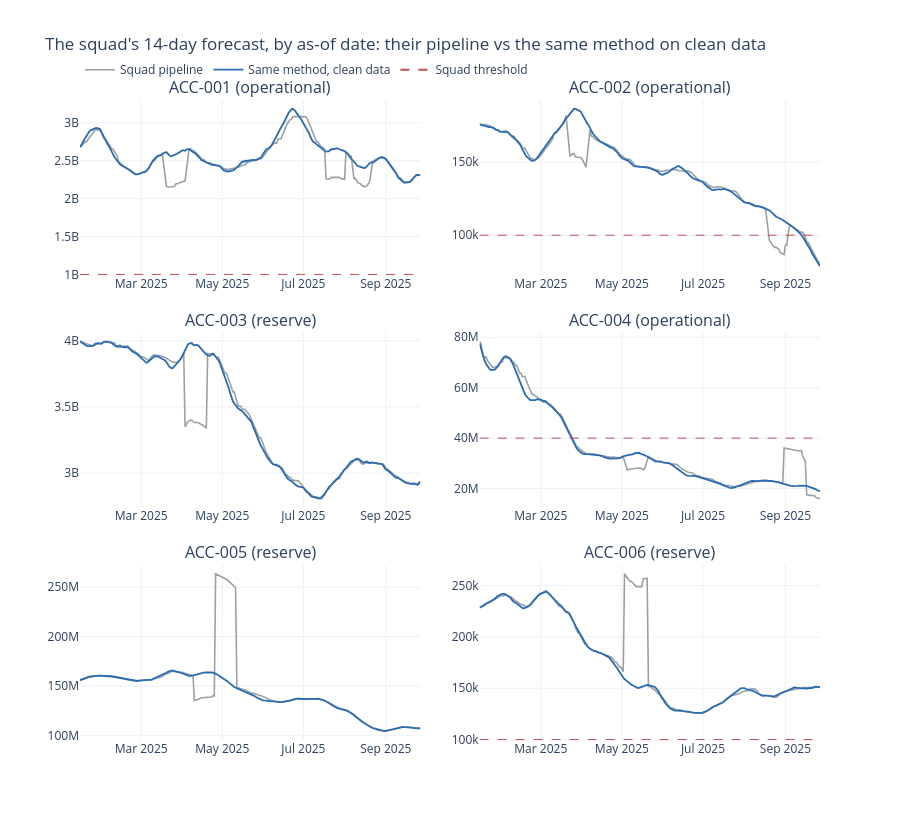

The code cell stored with this chart in its notebook:
### Code cell
accs = sorted(clean["account_id"].unique())
fig = make_subplots(rows=3, cols=2, vertical_spacing=0.09, horizontal_spacing=0.08,
                    subplot_titles=[f"{a} ({acc_type[a]})" for a in accs])
for i, acc in enumerate(accs):
    r, c = i // 2 + 1, i % 2 + 1
    g = fc[fc["account_id"] == acc]
    fig.add_trace(go.Scatter(x=g["asof"], y=g["squad_forecast"], mode="lines", line=dict(color="#9AA0A6", width=1.6),
                             name="Squad pipeline", showlegend=i == 0, legendgroup="s"), row=r, col=c)
    fig.add_trace(go.Scatter(x=g["asof"], y=g["clean_forecast"], mode="lines", line=dict(color="#2B6CB0", width=1.8),
                             name="Same method, clean data", showlegend=False), row=r, col=c)
    if acc in SQUAD_THRESHOLD:
        fig.add_hline(y=SQUAD_THRESHOLD[acc], line=dict(color="#C44E52", dash="dash", width=1), row=r, col=c)
fig.add_trace(go.Scatter(x=[None], y=[None], mode="lines", line=dict(color="#2B6CB0", width=1.8), name="Same method, clean data"))
fig.add_trace(go.Scatter(x=[None], y=[None], mode="lines", line=dict(color="#C44E52", dash="dash"), name="Squad threshold"))
fig.update_layout(height=820, template="plotly_white", hovermode="x unified", legend=dict(orientation="h", y=1.07, x=0),
                  title="The squad's 14-day forecast, by as-of date: their pipeline vs the same method on clean data")
fig.show()

### Figure 1 — Plotly figure (JSON) as saved in the notebook; plotly's stock layout.template omitted (floating-point values rounded to 4 significant figures; data arrays with more than 128 entries replaced by an {"elided": "..."} marker saying what was removed)
{"data": [{"legendgroup": "s", "line": {"color": "#9AA0A6", "width": 1.6}, "mode": "lines", "name": "Squad pipeline", "showlegend": true, "type": "scatter", "x": {"elided": "257 str values"}, "xaxis": "x", "y": {"elided": "257 float values"}, "yaxis": "y"}, {"line": {"color": "#2B6CB0", "width": 1.8}, "mode": "lines", "name": "Same method, clean data", "showlegend": false, "type": "scatter", "x": {"elided": "257 str values"}, "xaxis": "x", "y": {"elided": "257 float values"}, "yaxis": "y"}, {"legendgroup": "s", "line": {"color": "#9AA0A6", "width": 1.6}, "mode": "lines", "name": "Squad pipeline", "showlegend": false, "type": "scatter", "x": {"elided": "257 str values"}, "xaxis": "x2", "y": {"elided": "257 float values"}, "yaxis": "y2"}, {"line": {"color": "#2B6CB0", "width": 1.8}, "mode": "lines", "name": "Same method, clean data", "showlegend": false, "type": "scatter", "x": {"elided": "257 str values"}, "xaxis": "x2", "y": {"elided": "257 float values"}, "yaxis": "y2"}, {"legendgroup": "s", "line": {"color": "#9AA0A6", "width": 1.6}, "mode": "lines", "name": "Squad pipeline", "showlegend": false, "type": "scatter", "x": {"elided": "257 str values"}, "xaxis": "x3", "y": {"elided": "257 float values"}, "yaxis": "y3"}, {"line": {"color": "#2B6CB0", "width": 1.8}, "mode": "lines", "name": "Same method, clean data", "showlegend": false, "type": "scatter", "x": {"elided": "257 str values"}, "xaxis": "x3", "y": {"elided": "257 float values"}, "yaxis": "y3"}, {"legendgroup": "s", "line": {"color": "#9AA0A6", "width": 1.6}, "mode": "lines", "name": "Squad pipeline", "showlegend": false, "type": "scatter", "x": {"elided": "257 str values"}, "xaxis": "x4", "y": {"elided": "257 float values"}, "yaxis": "y4"}, {"line": {"color": "#2B6CB0", "width": 1.8}, "mode": "lines", "name": "Same method, clean data", "showlegend": false, "type": "scatter", "x": {"elided": "257 str values"}, "xaxis": "x4", "y": {"elided": "257 float values"}, "yaxis": "y4"}, {"legendgroup": "s", "line": {"color": "#9AA0A6", "width": 1.6}, "mode": "lines", "name": "Squad pipeline", "showlegend": false, "type": "scatter", "x": {"elided": "257 str values"}, "xaxis": "x5", "y": {"elided": "257 float values"}, "yaxis": "y5"}, {"line": {"color": "#2B6CB0", "width": 1.8}, "mode": "lines", "name": "Same method, clean data", "showlegend": false, "type": "scatter", "x": {"elided": "257 str values"}, "xaxis": "x5", "y": {"elided": "257 float values"}, "yaxis": "y5"}, {"legendgroup": "s", "line": {"color": "#9AA0A6", "width": 1.6}, "mode": "lines", "name": "Squad pipeline", "showlegend": false, "type": "scatter", "x": {"elided": "257 str values"}, "xaxis": "x6", "y": {"elided": "257 float values"}, "yaxis": "y6"}, {"line": {"color": "#2B6CB0", "width": 1.8}, "mode": "lines", "name": "Same method, clean data", "showlegend": false, "type": "scatter", "x": {"elided": "257 str values"}, "xaxis": "x6", "y": {"elided": "257 float values"}, "yaxis": "y6"}, {"line": {"color": "#2B6CB0", "width": 1.8}, "mode": "lines", "name": "Same method, clean data", "type": "scatter", "x": [null], "y": [null]}, {"line": {"color": "#C44E52", "dash": "dash"}, "mode": "lines", "name": "Squad threshold", "type": "scatter", "x": [null], "y": [null]}], "layout": {"annotations": [{"font": {"size": 16}, "showarrow": false, "text": "ACC-001 (operational)", "x": 0.23, "xanchor": "center", "xref": "paper", "y": 1.0, "yanchor": "bottom", "yref": "paper"}, {"font": {"size": 16}, "showarrow": false, "text": "ACC-002 (operational)", "x": 0.77, "xanchor": "center", "xref": "paper", "y": 1.0, "yanchor": "bottom", "yref": "paper"}, {"font": {"size": 16}, "showarrow": false, "text": "ACC-003 (reserve)", "x": 0.23, "xanchor": "center", "xref": "paper", "y": 0.6367, "yanchor": "bottom", "yref": "paper"}, {"font": {"size": 16}, "showarrow": false, "text": "ACC-004 (operational)", "x": 0.77, "xanchor": "center", "xref": "paper", "y": 0.6367, "yanchor": "bottom", "yref": "paper"}, {"font": {"size": 16}, "showarrow": false, "text": "ACC-005 (reserve)", "x": 0.23, "xanchor": "center", "xref": "paper", "y": 0.2733, "yanchor": "bottom", "yref": "paper"}, {"font": {"size": 16}, "showarrow": false, "text": "ACC-006 (reserve)", "x": 0.77, "xanchor": "center", "xref": "paper", "y": 0.2733, "yanchor": "bottom", "yref": "paper"}], "height": 820, "hovermode": "x unified", "legend": {"orientation": "h", "x": 0, "y": 1.07}, "shapes": [{"line": {"color": "#C44E52", "dash": "dash", "width": 1}, "type": "line", "x0": 0, "x1": 1, "xref": "x domain", "y0": 1000000000, "y1": 1000000000, "yref": "y"}, {"line": {"color": "#C44E52", "dash": "dash", "width": 1}, "type": "line", "x0": 0, "x1": 1, "xref": "x2 domain", "y0": 100000, "y1": 100000, "yref": "y2"}, {"line": {"color": "#C44E52", "dash": "dash", "width": 1}, "type": "line", "x0": 0, "x1": 1, "xref": "x4 domain", "y0": 40000000, "y1": 40000000, "yref": "y4"}, {"line": {"color": "#C44E52", "dash": "dash", "width": 1}, "type": "line", "x0": 0, "x1": 1, "xref": "x6 domain", "y0": 100000, "y1": 100000, "yref": "y6"}], "title": {"text": "The squad's 14-day forecast, by as-of date: their pipeline vs the same method on clean data"}, "xaxis": {"anchor": "y", "domain": [0.0, 0.46]}, "xaxis2": {"anchor": "y2", "domain": [0.54, 1.0]}, "xaxis3": {"anchor": "y3", "domain": [0.0, 0.46]}, "xaxis4": {"anchor": "y4", "domain": [0.54, 1.0]}, "xaxis5": {"anchor": "y5", "domain": [0.0, 0.46]}, "xaxis6": {"anchor": "y6", "domain": [0.54, 1.0]}, "yaxis": {"anchor": "x", "domain": [0.7267, 1.0]}, "yaxis2": {"anchor": "x2", "domain": [0.7267, 1.0]}, "yaxis3": {"anchor": "x3", "domain": [0.3633, 0.6367]}, "yaxis4": {"anchor": "x4", "domain": [0.3633, 0.6367]}, "yaxis5": {"anchor": "x5", "domain": [0.0, 0.2733]}, "yaxis6": {"anchor": "x6", "domain": [0.0, 0.2733]}}}
